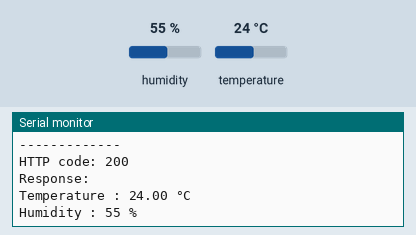
Simulated run of this sketch. Board: ESP8266 (NodeMCU). On the bench: the last lines printed to the serial monitor. The inputs (shaded band) are chosen by the test bench; at power-on: humidity 55 %, temperature 24 °C. WiFi joins after 1.5 s; servers stay silent unless stated; uploads are accepted with an empty reply.

Above: at 2.7 s.
2.8 s: humidity set to 22 %
At 7.1 s:
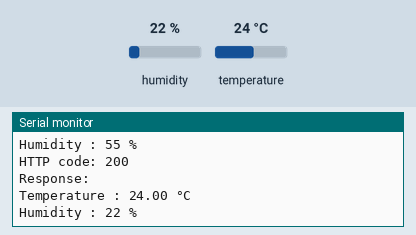
7.9 s: temperature set to 12 °C
At 11.2 s:
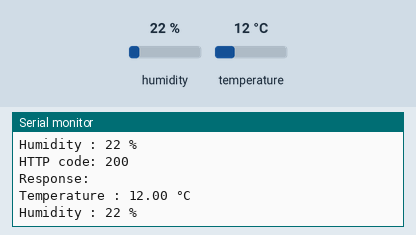
13.0 s: humidity set to 40 %
At 15.2 s:
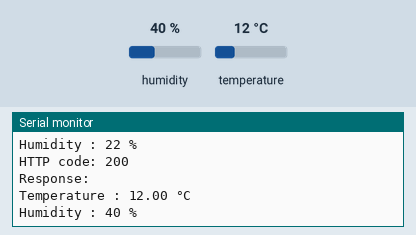
Timing chart, 0 to 16.7 s (numbered marks = the images above; inputs shaded):
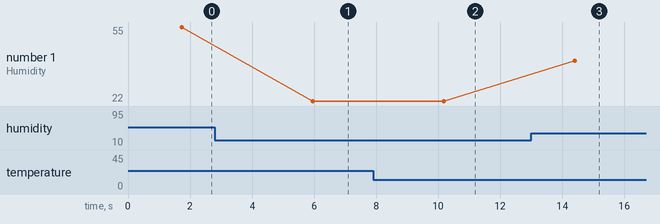

Measured:
- after the input at 2.8 s, the serial monitor: prints a new line after 3.2 s (image 1)
- after the input at 7.9 s, the serial monitor: prints a new line after 2.3 s (image 2)
- after the input at 13.0 s, the serial monitor: prints a new line after 1.4 s (image 3)
- plotted number 1: 55 → 22 after the input at 2.8 s, 22 → 40 after the input at 13.0 s

The sketch:

monitoringSystem.ino
```cpp
#include <ESP8266WiFi.h>
#include <ESP8266HTTPClient.h>
#include <Arduino_JSON.h>
#include "DHT.h"

#define DHTPIN 2 // Defines the Digital Pin connected to the DHT11 sensor.
#define DHTTYPE DHT11 // Defines the type of DHT sensor used. Here used is the DHT11 sensor.
DHT dht11_sensor(DHTPIN, DHTTYPE); // Initialize DHT sensor.
WiFiClient client;

const char* ssid = "Hardware-Lab";
const char* password = "H@rdw@re2o23";
const char* serverAddress = "192.168.30.130"; // IP address of your server
const String endpoint = "/baby_monitor/baby_monitor.php"; // Endpoint for the HTTP POST request

String postData = ""; // Variables sent for HTTP POST request data.
String payload = "";  // Variable for receiving response from HTTP POST.

float send_Temp;
int send_Humd;

void get_DHT11_sensor_data() {
  send_Temp = dht11_sensor.readTemperature();
  send_Humd = dht11_sensor.readHumidity();

  // Check if any reads failed.
  if (isnan(send_Temp) || isnan(send_Humd)) {
    Serial.println("Failed to read from DHT sensor!");
    send_Temp = 0.00;
    send_Humd = 0;
  } else {
    Serial.printf("Temperature : %.2f °C\n", send_Temp);
    Serial.printf("Humidity : %d %%\n", send_Humd);
  }
}

void setup() {
  Serial.begin(115200);
  WiFi.begin(ssid, password);

  Serial.println();
  Serial.println("-------------");
  Serial.print("Connecting");

  while (WiFi.status() != WL_CONNECTED) {
    delay(500);
    Serial.print(".");
  }

  Serial.println();
  Serial.println("Successfully connected to WiFi");
  Serial.print("IP address: ");
  Serial.println(WiFi.localIP());
  Serial.println("-------------");

  // Setting up the DHT sensor (DHT11).
  dht11_sensor.begin();
}

void loop() {
  if (WiFi.status() == WL_CONNECTED) {
    HTTPClient http;

    postData = "id=esp8266_01"; // Data to be sent in the HTTP POST request

    if (http.begin(client, "http://" + String(serverAddress) + endpoint)) {
      http.addHeader("Content-Type", "application/x-www-form-urlencoded");

      int httpCode = http.POST(postData);

      if (httpCode > 0) {
        payload = http.getString();
        Serial.print("HTTP code: ");
        Serial.println(httpCode);
        Serial.print("Response: ");
        Serial.println(payload);
      } else {
        Serial.println("Error in HTTP request");
      }

      http.end();
    } else {
      Serial.println("Failed to connect to server");
    }

    get_DHT11_sensor_data();

    delay(4000); // Delay before next iteration
  } else {
    Serial.println("WiFi connection lost. Reconnecting...");
    WiFi.begin(ssid, password); // Attempt to reconnect to WiFi
  }
}
```
